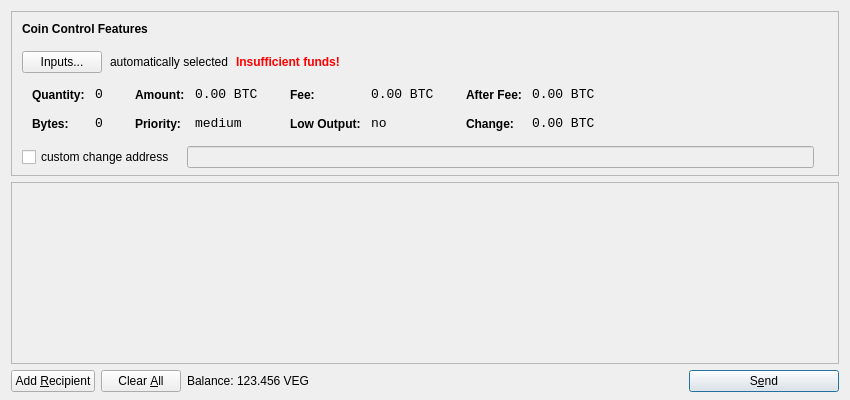
<?xml version="1.0" encoding="UTF-8"?>
<ui version="4.0">
 <class>SendCoinsDialog</class>
 <widget class="QDialog" name="SendCoinsDialog">
  <property name="geometry">
   <rect>
    <x>0</x>
    <y>0</y>
    <width>850</width>
    <height>400</height>
   </rect>
  </property>
  <property name="windowTitle">
   <string>Send Coins</string>
  </property>
  <layout class="QVBoxLayout" name="verticalLayout" stretch="0,1,0">
   <property name="bottomMargin">
    <number>8</number>
   </property>
   <item>
    <widget class="QFrame" name="frameCoinControl">
     <property name="sizePolicy">
      <sizepolicy hsizetype="Expanding" vsizetype="Expanding">
       <horstretch>0</horstretch>
       <verstretch>0</verstretch>
      </sizepolicy>
     </property>
     <property name="maximumSize">
      <size>
       <width>16777215</width>
       <height>16777215</height>
      </size>
     </property>
     <property name="frameShape">
      <enum>QFrame::StyledPanel</enum>
     </property>
     <property name="frameShadow">
      <enum>QFrame::Sunken</enum>
     </property>
     <layout class="QVBoxLayout" name="verticalLayoutCoinControl2">
      <property name="spacing">
       <number>-1</number>
      </property>
      <property name="leftMargin">
       <number>0</number>
      </property>
      <property name="topMargin">
       <number>0</number>
      </property>
      <property name="rightMargin">
       <number>0</number>
      </property>
      <property name="bottomMargin">
       <number>6</number>
      </property>
      <item>
       <layout class="QVBoxLayout" name="verticalLayoutCoinControl" stretch="0,0,0,0,1">
        <property name="spacing">
         <number>0</number>
        </property>
        <property name="leftMargin">
         <number>10</number>
        </property>
        <property name="topMargin">
         <number>10</number>
        </property>
        <item>
         <layout class="QHBoxLayout" name="horizontalLayoutCoinControl1">
          <property name="bottomMargin">
           <number>15</number>
          </property>
          <item>
           <widget class="QLabel" name="labelCoinControlFeatures">
            <property name="sizePolicy">
             <sizepolicy hsizetype="Preferred" vsizetype="Maximum">
              <horstretch>0</horstretch>
              <verstretch>0</verstretch>
             </sizepolicy>
            </property>
            <property name="font">
             <font>
              <weight>75</weight>
              <bold>true</bold>
             </font>
            </property>
            <property name="styleSheet">
             <string notr="true">font-weight:bold;</string>
            </property>
            <property name="text">
             <string>Coin Control Features</string>
            </property>
           </widget>
          </item>
         </layout>
        </item>
        <item>
         <layout class="QHBoxLayout" name="horizontalLayoutCoinControl2" stretch="0,0,0,0">
          <property name="spacing">
           <number>8</number>
          </property>
          <property name="bottomMargin">
           <number>10</number>
          </property>
          <item>
           <widget class="QPushButton" name="pushButtonCoinControl">
            <property name="styleSheet">
             <string notr="true"/>
            </property>
            <property name="text">
             <string>Inputs...</string>
            </property>
           </widget>
          </item>
          <item>
           <widget class="QLabel" name="labelCoinControlAutomaticallySelected">
            <property name="text">
             <string>automatically selected</string>
            </property>
            <property name="margin">
             <number>5</number>
            </property>
           </widget>
          </item>
          <item>
           <widget class="QLabel" name="labelCoinControlInsuffFunds">
            <property name="font">
             <font>
              <weight>75</weight>
              <bold>true</bold>
             </font>
            </property>
            <property name="styleSheet">
             <string notr="true">color:red;font-weight:bold;</string>
            </property>
            <property name="text">
             <string>Insufficient funds!</string>
            </property>
            <property name="margin">
             <number>5</number>
            </property>
           </widget>
          </item>
          <item>
           <spacer name="horizontalSpacerCoinControl">
            <property name="orientation">
             <enum>Qt::Horizontal</enum>
            </property>
            <property name="sizeHint" stdset="0">
             <size>
              <width>40</width>
              <height>1</height>
             </size>
            </property>
           </spacer>
          </item>
         </layout>
        </item>
        <item>
         <widget class="QWidget" name="widgetCoinControl" native="true">
          <property name="sizePolicy">
           <sizepolicy hsizetype="Preferred" vsizetype="Preferred">
            <horstretch>0</horstretch>
            <verstretch>0</verstretch>
           </sizepolicy>
          </property>
          <property name="minimumSize">
           <size>
            <width>0</width>
            <height>0</height>
           </size>
          </property>
          <property name="styleSheet">
           <string notr="true"/>
          </property>
          <layout class="QHBoxLayout" name="horizontalLayoutCoinControl5">
           <property name="margin">
            <number>0</number>
           </property>
           <item>
            <layout class="QHBoxLayout" name="horizontalLayoutCoinControl3" stretch="0,0,0,1">
             <property name="spacing">
              <number>20</number>
             </property>
             <property name="topMargin">
              <number>0</number>
             </property>
             <property name="bottomMargin">
              <number>10</number>
             </property>
             <item>
              <layout class="QFormLayout" name="formLayoutCoinControl1">
               <property name="horizontalSpacing">
                <number>10</number>
               </property>
               <property name="verticalSpacing">
                <number>14</number>
               </property>
               <property name="leftMargin">
                <number>10</number>
               </property>
               <property name="topMargin">
                <number>4</number>
               </property>
               <property name="rightMargin">
                <number>6</number>
               </property>
               <item row="0" column="0">
                <widget class="QLabel" name="labelCoinControlQuantityText">
                 <property name="styleSheet">
                  <string notr="true">font-weight:bold;</string>
                 </property>
                 <property name="text">
                  <string>Quantity:</string>
                 </property>
                 <property name="margin">
                  <number>0</number>
                 </property>
                </widget>
               </item>
               <item row="0" column="1">
                <widget class="QLabel" name="labelCoinControlQuantity">
                 <property name="font">
                  <font>
                   <family>Monospace</family>
                   <pointsize>10</pointsize>
                  </font>
                 </property>
                 <property name="cursor">
                  <cursorShape>IBeamCursor</cursorShape>
                 </property>
                 <property name="contextMenuPolicy">
                  <enum>Qt::ActionsContextMenu</enum>
                 </property>
                 <property name="text">
                  <string notr="true">0</string>
                 </property>
                 <property name="margin">
                  <number>0</number>
                 </property>
                 <property name="textInteractionFlags">
                  <set>Qt::LinksAccessibleByMouse|Qt::TextSelectableByKeyboard|Qt::TextSelectableByMouse</set>
                 </property>
                </widget>
               </item>
               <item row="1" column="0">
                <widget class="QLabel" name="labelCoinControlBytesText">
                 <property name="styleSheet">
                  <string notr="true">font-weight:bold;</string>
                 </property>
                 <property name="text">
                  <string>Bytes:</string>
                 </property>
                </widget>
               </item>
               <item row="1" column="1">
                <widget class="QLabel" name="labelCoinControlBytes">
                 <property name="font">
                  <font>
                   <family>Monospace</family>
                   <pointsize>10</pointsize>
                  </font>
                 </property>
                 <property name="cursor">
                  <cursorShape>IBeamCursor</cursorShape>
                 </property>
                 <property name="contextMenuPolicy">
                  <enum>Qt::ActionsContextMenu</enum>
                 </property>
                 <property name="text">
                  <string notr="true">0</string>
                 </property>
                 <property name="textInteractionFlags">
                  <set>Qt::LinksAccessibleByMouse|Qt::TextSelectableByKeyboard|Qt::TextSelectableByMouse</set>
                 </property>
                </widget>
               </item>
              </layout>
             </item>
             <item>
              <layout class="QFormLayout" name="formLayoutCoinControl2">
               <property name="horizontalSpacing">
                <number>10</number>
               </property>
               <property name="verticalSpacing">
                <number>14</number>
               </property>
               <property name="leftMargin">
                <number>6</number>
               </property>
               <property name="topMargin">
                <number>4</number>
               </property>
               <property name="rightMargin">
                <number>6</number>
               </property>
               <item row="0" column="0">
                <widget class="QLabel" name="labelCoinControlAmountText">
                 <property name="styleSheet">
                  <string notr="true">font-weight:bold;</string>
                 </property>
                 <property name="text">
                  <string>Amount:</string>
                 </property>
                 <property name="margin">
                  <number>0</number>
                 </property>
                </widget>
               </item>
               <item row="0" column="1">
                <widget class="QLabel" name="labelCoinControlAmount">
                 <property name="font">
                  <font>
                   <family>Monospace</family>
                   <pointsize>10</pointsize>
                  </font>
                 </property>
                 <property name="cursor">
                  <cursorShape>IBeamCursor</cursorShape>
                 </property>
                 <property name="contextMenuPolicy">
                  <enum>Qt::ActionsContextMenu</enum>
                 </property>
                 <property name="text">
                  <string notr="true">0.00 BTC</string>
                 </property>
                 <property name="textInteractionFlags">
                  <set>Qt::LinksAccessibleByMouse|Qt::TextSelectableByKeyboard|Qt::TextSelectableByMouse</set>
                 </property>
                </widget>
               </item>
               <item row="1" column="0">
                <widget class="QLabel" name="labelCoinControlPriorityText">
                 <property name="styleSheet">
                  <string notr="true">font-weight:bold;</string>
                 </property>
                 <property name="text">
                  <string>Priority:</string>
                 </property>
                </widget>
               </item>
               <item row="1" column="1">
                <widget class="QLabel" name="labelCoinControlPriority">
                 <property name="font">
                  <font>
                   <family>Monospace</family>
                   <pointsize>10</pointsize>
                  </font>
                 </property>
                 <property name="cursor">
                  <cursorShape>IBeamCursor</cursorShape>
                 </property>
                 <property name="contextMenuPolicy">
                  <enum>Qt::ActionsContextMenu</enum>
                 </property>
                 <property name="text">
                  <string>medium</string>
                 </property>
                 <property name="textInteractionFlags">
                  <set>Qt::LinksAccessibleByMouse|Qt::TextSelectableByKeyboard|Qt::TextSelectableByMouse</set>
                 </property>
                </widget>
               </item>
              </layout>
             </item>
             <item>
              <layout class="QFormLayout" name="formLayoutCoinControl3">
               <property name="horizontalSpacing">
                <number>10</number>
               </property>
               <property name="verticalSpacing">
                <number>14</number>
               </property>
               <property name="leftMargin">
                <number>6</number>
               </property>
               <property name="topMargin">
                <number>4</number>
               </property>
               <property name="rightMargin">
                <number>6</number>
               </property>
               <item row="0" column="0">
                <widget class="QLabel" name="labelCoinControlFeeText">
                 <property name="styleSheet">
                  <string notr="true">font-weight:bold;</string>
                 </property>
                 <property name="text">
                  <string>Fee:</string>
                 </property>
                 <property name="margin">
                  <number>0</number>
                 </property>
                </widget>
               </item>
               <item row="0" column="1">
                <widget class="QLabel" name="labelCoinControlFee">
                 <property name="font">
                  <font>
                   <family>Monospace</family>
                   <pointsize>10</pointsize>
                  </font>
                 </property>
                 <property name="cursor">
                  <cursorShape>IBeamCursor</cursorShape>
                 </property>
                 <property name="contextMenuPolicy">
                  <enum>Qt::ActionsContextMenu</enum>
                 </property>
                 <property name="text">
                  <string notr="true">0.00 BTC</string>
                 </property>
                 <property name="textInteractionFlags">
                  <set>Qt::LinksAccessibleByMouse|Qt::TextSelectableByKeyboard|Qt::TextSelectableByMouse</set>
                 </property>
                </widget>
               </item>
               <item row="1" column="0">
                <widget class="QLabel" name="labelCoinControlLowOutputText">
                 <property name="styleSheet">
                  <string notr="true">font-weight:bold;</string>
                 </property>
                 <property name="text">
                  <string>Low Output:</string>
                 </property>
                </widget>
               </item>
               <item row="1" column="1">
                <widget class="QLabel" name="labelCoinControlLowOutput">
                 <property name="font">
                  <font>
                   <family>Monospace</family>
                   <pointsize>10</pointsize>
                  </font>
                 </property>
                 <property name="cursor">
                  <cursorShape>IBeamCursor</cursorShape>
                 </property>
                 <property name="contextMenuPolicy">
                  <enum>Qt::ActionsContextMenu</enum>
                 </property>
                 <property name="text">
                  <string>no</string>
                 </property>
                 <property name="textInteractionFlags">
                  <set>Qt::LinksAccessibleByMouse|Qt::TextSelectableByKeyboard|Qt::TextSelectableByMouse</set>
                 </property>
                </widget>
               </item>
              </layout>
             </item>
             <item>
              <layout class="QFormLayout" name="formLayoutCoinControl4">
               <property name="horizontalSpacing">
                <number>10</number>
               </property>
               <property name="verticalSpacing">
                <number>14</number>
               </property>
               <property name="leftMargin">
                <number>6</number>
               </property>
               <property name="topMargin">
                <number>4</number>
               </property>
               <property name="rightMargin">
                <number>6</number>
               </property>
               <item row="0" column="0">
                <widget class="QLabel" name="labelCoinControlAfterFeeText">
                 <property name="styleSheet">
                  <string notr="true">font-weight:bold;</string>
                 </property>
                 <property name="text">
                  <string>After Fee:</string>
                 </property>
                 <property name="margin">
                  <number>0</number>
                 </property>
                </widget>
               </item>
               <item row="0" column="1">
                <widget class="QLabel" name="labelCoinControlAfterFee">
                 <property name="font">
                  <font>
                   <family>Monospace</family>
                   <pointsize>10</pointsize>
                  </font>
                 </property>
                 <property name="cursor">
                  <cursorShape>IBeamCursor</cursorShape>
                 </property>
                 <property name="contextMenuPolicy">
                  <enum>Qt::ActionsContextMenu</enum>
                 </property>
                 <property name="text">
                  <string notr="true">0.00 BTC</string>
                 </property>
                 <property name="textInteractionFlags">
                  <set>Qt::LinksAccessibleByMouse|Qt::TextSelectableByKeyboard|Qt::TextSelectableByMouse</set>
                 </property>
                </widget>
               </item>
               <item row="1" column="0">
                <widget class="QLabel" name="labelCoinControlChangeText">
                 <property name="styleSheet">
                  <string notr="true">font-weight:bold;</string>
                 </property>
                 <property name="text">
                  <string>Change:</string>
                 </property>
                </widget>
               </item>
               <item row="1" column="1">
                <widget class="QLabel" name="labelCoinControlChange">
                 <property name="font">
                  <font>
                   <family>Monospace</family>
                   <pointsize>10</pointsize>
                  </font>
                 </property>
                 <property name="cursor">
                  <cursorShape>IBeamCursor</cursorShape>
                 </property>
                 <property name="contextMenuPolicy">
                  <enum>Qt::ActionsContextMenu</enum>
                 </property>
                 <property name="text">
                  <string notr="true">0.00 BTC</string>
                 </property>
                 <property name="textInteractionFlags">
                  <set>Qt::LinksAccessibleByMouse|Qt::TextSelectableByKeyboard|Qt::TextSelectableByMouse</set>
                 </property>
                </widget>
               </item>
              </layout>
             </item>
            </layout>
           </item>
          </layout>
         </widget>
        </item>
        <item>
         <layout class="QHBoxLayout" name="horizontalLayoutCoinControl4" stretch="0,0,0">
          <property name="spacing">
           <number>12</number>
          </property>
          <property name="sizeConstraint">
           <enum>QLayout::SetDefaultConstraint</enum>
          </property>
          <property name="topMargin">
           <number>5</number>
          </property>
          <property name="rightMargin">
           <number>5</number>
          </property>
          <item>
           <widget class="QCheckBox" name="checkBoxCoinControlChange">
            <property name="text">
             <string>custom change address</string>
            </property>
           </widget>
          </item>
          <item>
           <widget class="QLineEdit" name="lineEditCoinControlChange">
            <property name="enabled">
             <bool>false</bool>
            </property>
            <property name="sizePolicy">
             <sizepolicy hsizetype="Expanding" vsizetype="Fixed">
              <horstretch>0</horstretch>
              <verstretch>0</verstretch>
             </sizepolicy>
            </property>
           </widget>
          </item>
          <item>
           <widget class="QLabel" name="labelCoinControlChangeLabel">
            <property name="sizePolicy">
             <sizepolicy hsizetype="Preferred" vsizetype="Expanding">
              <horstretch>0</horstretch>
              <verstretch>0</verstretch>
             </sizepolicy>
            </property>
            <property name="minimumSize">
             <size>
              <width>0</width>
              <height>0</height>
             </size>
            </property>
            <property name="text">
             <string/>
            </property>
            <property name="margin">
             <number>3</number>
            </property>
           </widget>
          </item>
         </layout>
        </item>
        <item>
         <spacer name="verticalSpacerCoinControl">
          <property name="orientation">
           <enum>Qt::Vertical</enum>
          </property>
          <property name="sizeHint" stdset="0">
           <size>
            <width>800</width>
            <height>1</height>
           </size>
          </property>
         </spacer>
        </item>
       </layout>
      </item>
     </layout>
    </widget>
   </item>
   <item>
    <widget class="QScrollArea" name="scrollArea">
     <property name="widgetResizable">
      <bool>true</bool>
     </property>
     <widget class="QWidget" name="scrollAreaWidgetContents">
      <property name="geometry">
       <rect>
        <x>0</x>
        <y>0</y>
        <width>830</width>
        <height>165</height>
       </rect>
      </property>
      <layout class="QVBoxLayout" name="verticalLayout_2">
       <property name="margin">
        <number>0</number>
       </property>
       <item>
        <layout class="QVBoxLayout" name="entries">
         <property name="spacing">
          <number>6</number>
         </property>
        </layout>
       </item>
       <item>
        <spacer name="verticalSpacer">
         <property name="orientation">
          <enum>Qt::Vertical</enum>
         </property>
         <property name="sizeHint" stdset="0">
          <size>
           <width>20</width>
           <height>40</height>
          </size>
         </property>
        </spacer>
       </item>
      </layout>
     </widget>
    </widget>
   </item>
   <item>
    <layout class="QHBoxLayout" name="horizontalLayout">
     <item>
      <widget class="QPushButton" name="addButton">
       <property name="toolTip">
        <string>Send to multiple recipients at once</string>
       </property>
       <property name="text">
        <string>Add &amp;Recipient</string>
       </property>
       <property name="icon">
        <iconset resource="../bitcoin.qrc">
         <normaloff>:/icons/add</normaloff>:/icons/add</iconset>
       </property>
       <property name="autoDefault">
        <bool>false</bool>
       </property>
      </widget>
     </item>
     <item>
      <widget class="QPushButton" name="clearButton">
       <property name="sizePolicy">
        <sizepolicy hsizetype="Minimum" vsizetype="Fixed">
         <horstretch>0</horstretch>
         <verstretch>0</verstretch>
        </sizepolicy>
       </property>
       <property name="toolTip">
        <string>Remove all transaction fields</string>
       </property>
       <property name="text">
        <string>Clear &amp;All</string>
       </property>
       <property name="icon">
        <iconset resource="../bitcoin.qrc">
         <normaloff>:/icons/remove</normaloff>:/icons/remove</iconset>
       </property>
       <property name="autoRepeatDelay">
        <number>300</number>
       </property>
       <property name="autoDefault">
        <bool>false</bool>
       </property>
      </widget>
     </item>
     <item>
      <layout class="QHBoxLayout" name="horizontalLayout_2">
       <property name="spacing">
        <number>3</number>
       </property>
       <item>
        <widget class="QLabel" name="label">
         <property name="text">
          <string>Balance:</string>
         </property>
        </widget>
       </item>
       <item>
        <widget class="QLabel" name="labelBalance">
         <property name="cursor">
          <cursorShape>IBeamCursor</cursorShape>
         </property>
         <property name="text">
          <string>123.456 VEG</string>
         </property>
         <property name="textInteractionFlags">
          <set>Qt::LinksAccessibleByMouse|Qt::TextSelectableByKeyboard|Qt::TextSelectableByMouse</set>
         </property>
        </widget>
       </item>
      </layout>
     </item>
     <item>
      <spacer name="horizontalSpacer">
       <property name="orientation">
        <enum>Qt::Horizontal</enum>
       </property>
       <property name="sizeHint" stdset="0">
        <size>
         <width>40</width>
         <height>20</height>
        </size>
       </property>
      </spacer>
     </item>
     <item>
      <widget class="QPushButton" name="sendButton">
       <property name="minimumSize">
        <size>
         <width>150</width>
         <height>0</height>
        </size>
       </property>
       <property name="toolTip">
        <string>Confirm the send action</string>
       </property>
       <property name="text">
        <string>S&amp;end</string>
       </property>
       <property name="icon">
        <iconset resource="../bitcoin.qrc">
         <normaloff>:/icons/send</normaloff>:/icons/send</iconset>
       </property>
       <property name="default">
        <bool>true</bool>
       </property>
      </widget>
     </item>
    </layout>
   </item>
  </layout>
 </widget>
 <resources>
  <include location="../bitcoin.qrc"/>
 </resources>
 <connections/>
</ui>
